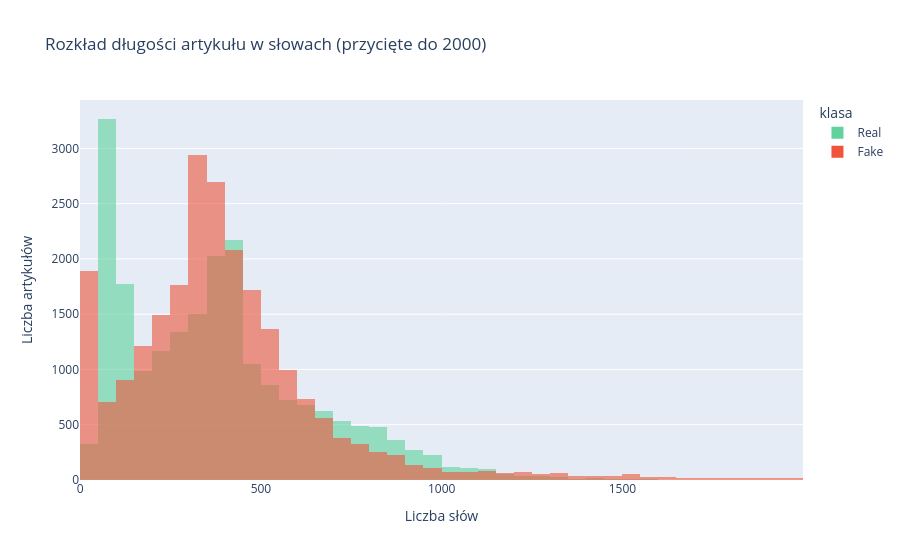

The notebook cell saved with this chart:
### Code cell
plot_df = news_df[["label", "word_count"]].copy()
plot_df["klasa"] = plot_df["label"].map(LABEL_NAMES)
fig = px.histogram(
    plot_df.query("word_count <= 2000"),
    x="word_count",
    color="klasa",
    nbins=80,
    color_discrete_map={"Fake": LABEL_COLORS[0], "Real": LABEL_COLORS[1]},
    barmode="overlay",
    opacity=0.6,
    title="Rozkład długości artykułu w słowach (przycięte do 2000)",
)
fig.update_layout(xaxis_title="Liczba słów", yaxis_title="Liczba artykułów")
fig.show()

### Figure 1 — Plotly figure (JSON) as saved in the notebook; plotly's stock layout.template omitted (floating-point values rounded to 4 significant figures; data arrays with more than 128 entries replaced by an {"elided": "..."} marker saying what was removed)
{"data": [{"bingroup": "x", "hovertemplate": "klasa=Real<br>word_count=%{x}<br>count=%{y}<extra></extra>", "legendgroup": "Real", "marker": {"color": "#60D39D", "opacity": 0.6, "pattern": {"shape": ""}}, "name": "Real", "nbinsx": 80, "orientation": "v", "showlegend": true, "type": "histogram", "x": {"elided": "21407 int values"}, "xaxis": "x", "yaxis": "y"}, {"bingroup": "x", "hovertemplate": "klasa=Fake<br>word_count=%{x}<br>count=%{y}<extra></extra>", "legendgroup": "Fake", "marker": {"color": "#EF553B", "opacity": 0.6, "pattern": {"shape": ""}}, "name": "Fake", "nbinsx": 80, "orientation": "v", "showlegend": true, "type": "histogram", "x": {"elided": "23272 int values"}, "xaxis": "x", "yaxis": "y"}], "layout": {"barmode": "overlay", "legend": {"title": {"text": "klasa"}, "tracegroupgap": 0}, "title": {"text": "Rozkład długości artykułu w słowach (przycięte do 2000)"}, "xaxis": {"anchor": "y", "domain": [0, 1], "title": {"text": "Liczba słów"}}, "yaxis": {"anchor": "x", "domain": [0, 1], "title": {"text": "Liczba artykułów"}}}}
